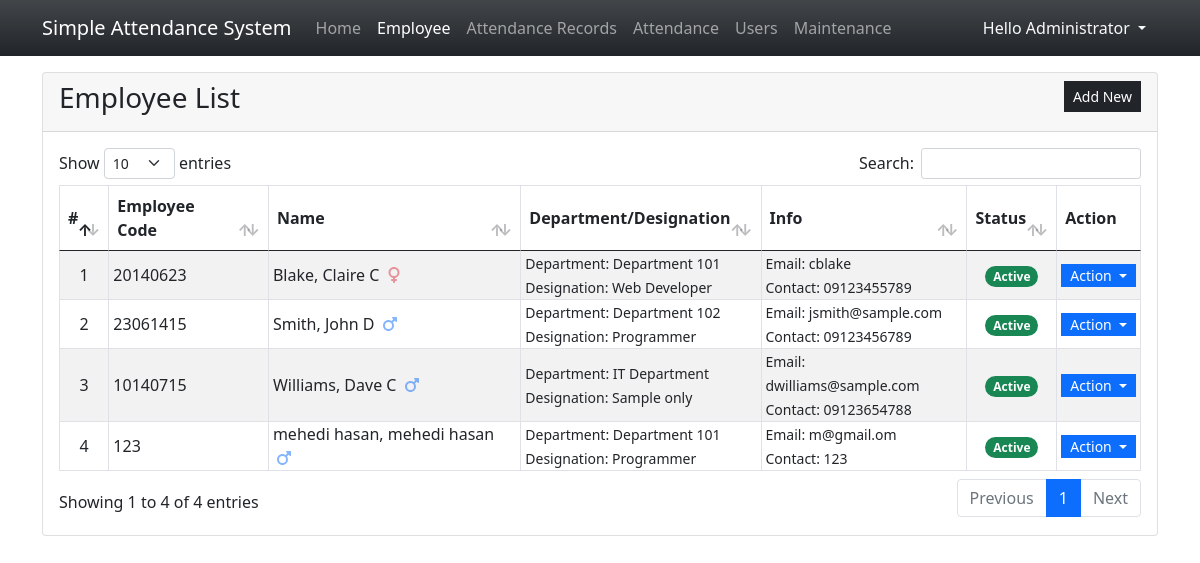
The page /?page=employees (signed in) on the database as committed earlier.
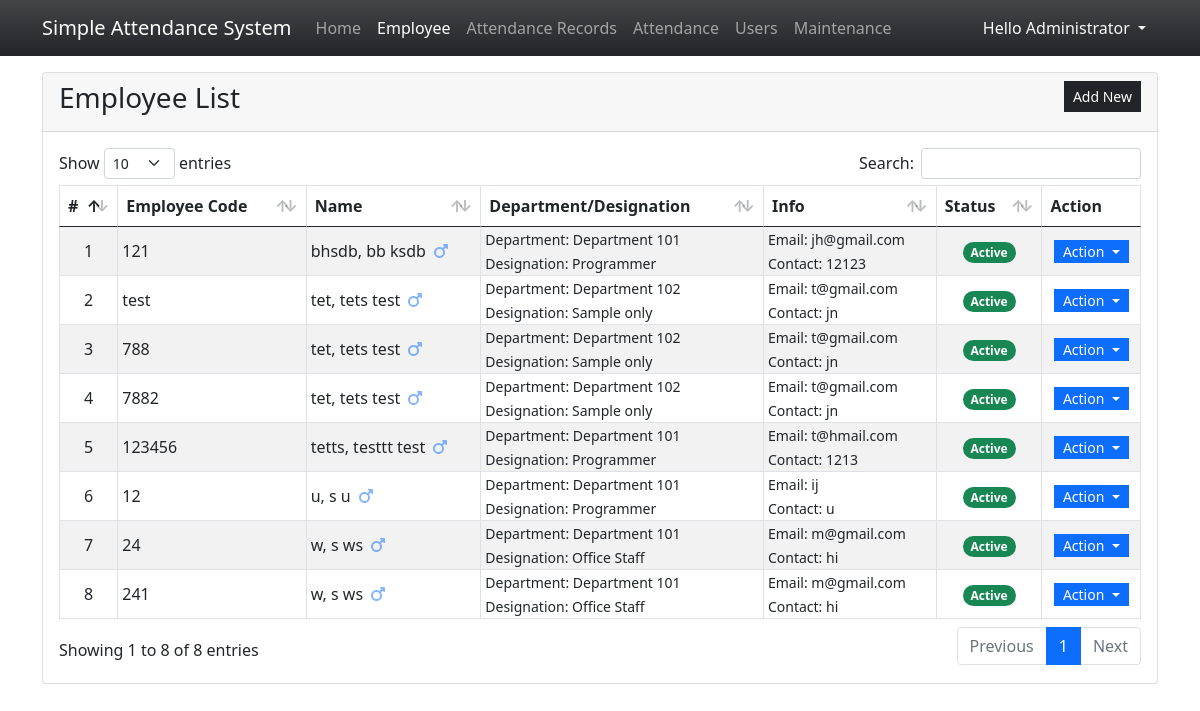
The same page on the database as committed later.
### tables this page shows
CREATE TABLE employee_list (
            `employee_id` INTEGER NOT NULL PRIMARY KEY AUTOINCREMENT,
            `employee_code` TEXT NOT NULL,
            `firstname` TEXT NOT NULL,
            `middlename` TEXT NULL,
            `lastname` TEXT NOT NULL,
            `gender` TEXT NOT NULL,
            `department_id` INTEGER NULL,
            `designation_id` INTEGER NULL,
            `contact` TEXT NOT NULL,
            `email` TEXT NOT NULL,
            `status` INTEGER NOT NULL DEFAULT 1,
            `date_created` TIMESTAMP DEFAULT CURRENT_TIMESTAMP,
            `date_updated` TIMESTAMP NULL, password varchar(255) NULL,
            FOREIGN KEY(`department_id`) REFERENCES `department_list`(`department_id`) ON DELETE SET NULL,
            FOREIGN KEY(`designation_id`) REFERENCES `designation_list`(`designation_id`) ON DELETE SET NULL
        );

CREATE TABLE department_list (
            `department_id` INTEGER NOT NULL PRIMARY KEY AUTOINCREMENT,
            `name` TEXT NOT NULL,
            `status` INTEGER NOT NULL DEFAULT 1,
            `date_created` TIMESTAMP DEFAULT CURRENT_TIMESTAMP
        );

CREATE TABLE designation_list (
            `designation_id` INTEGER NOT NULL PRIMARY KEY AUTOINCREMENT,
            `name` TEXT NOT NULL,
            `status` INTEGER NOT NULL DEFAULT 1,
            `date_created` TIMESTAMP DEFAULT CURRENT_TIMESTAMP
        );

### employees.php (the view, shortened to what this page needs)
<div class="card">
    <div class="card-header d-flex justify-content-between">
        <h3 class="card-title">Employee List</h3>
        <div class="card-tools align-middle">
            <button class="btn btn-dark btn-sm py-1 rounded-0" type="button" id="create_new">Add New</button>
        </div>
    </div>
    <div class="card-body">
        <table class="table table-hover table-striped table-bordered">
            <thead>
                <tr>
                    <th>#</th>
                    <th>Employee Code</th>
                    <th>Name</th>
                    <th>Department/Designation</th>
                    <th>Info</th>
                    <th>Status</th>
                    <th>Action</th>
                </tr>
            </thead>
            <tbody>
                <?php
                $sql = "SELECT e.*,(e.lastname || ', ' || e.firstname || ' ' || e.middlename) as `name`,d.name as dept, dd.name as desg FROM `employee_list`e INNER JOIN `department_list` d on e.department_id = d.department_id inner join `designation_list` dd on e.designation_id = dd.designation_id  order by `name` asc";
                $qry = $conn->query($sql);
                $i = 1;
                    while($row = $qry->fetchArray()):
                ?>
                <tr>
                    <td class="text-center p-0"><?php echo $i++; ?></td>
                    <td class="py-0 px-1"><?php echo $row['employee_code'] ?></td>
                    <td class="py-0 px-1"><?php echo $row['name'] ?>
                    <?php if($row['gender'] == "Male"): ?>
                        <span class="fa fa-mars mx-1 text-primary opacity-50" title="Male"></span>
                    <?php else: ?>
                        <span class="fa fa-venus mx-1 text-danger opacity-50" title="Female"></span>
                    <?php endif; ?>
                    </td>
                    <td class="py-0 px-1">
                        <small>Department: <?php echo $row['dept'] ?></small><br>
                        <small>Designation: <?php echo $row['desg'] ?></small>
                    </td>
                    <td class="py-0 px-1">
                        <small>Email: <?php echo $row['email'] ?></small><br>
                        <small>Contact: <?php echo $row['contact'] ?></small>
                    </td>
                    <td class="py-0 px-1 text-center">
                    <?php if($row['status'] == 1): ?>
                        <span class="badge bg-success rounded-pill">Active</span>
                    <?php else: ?>
                        <span class="badge bg-danger rounded-pill">Inactive</span>
                    <?php endif; ?>
                    </td>
                    <th class="text-center py-0 px-1">
                        <div class="btn-group" role="group">
                            <button id="btnGroupDrop1" type="button" class="btn btn-primary dropdown-toggle btn-sm rounded-0 py-0" data-bs-toggle="dropdown" aria-expanded="false">
                            Action
                            </button>
                        </div>
                    </th>
                </tr>
                <?php endwhile; ?>
            </tbody>
        </table>
    </div>
</div>

### index.php (shortened to what this page needs)
<?php
$page = isset($_GET['page']) ? $_GET['page'] : 'home';
?>
<!DOCTYPE html>
<html lang="en">
<head>
    <link rel="stylesheet" href="Font-Awesome-master/css/all.min.css">
    <link rel="stylesheet" href="css/bootstrap.min.css">
    <link rel="stylesheet" href="DataTable/assets/css/datatables.min.css">
</head>
<body>
    <main>
    <nav class="navbar navbar-expand-lg navbar-dark bg-dark bg-gradient" id="topNavBar">
        <div class="container">
            <a class="navbar-brand" href="#">
            Simple Attendance System
            </a>
            <div class="collapse navbar-collapse" id="navbarNav">
                <ul class="navbar-nav">
                    <li class="nav-item">
                        <a class="nav-link <?php echo ($page == 'home')? 'active' : '' ?>" aria-current="page" href="./">Home</a>
                    </li>
                    <li class="nav-item">
                        <a class="nav-link <?php echo ($page == 'employees')? 'active' : '' ?>" aria-current="page" href="./?page=employees">Employee</a>
                    </li>
                    <li class="nav-item">
                        <a class="nav-link <?php echo ($page == 'attendance_list')? 'active' : '' ?>" href="./?page=attendance_list">Attendance Records</a>
                    </li>
                    <li class="nav-item">
                        <a class="nav-link " href="./attendance.php" target="_blank">Attendance</a>
                    </li>
                    <?php if($_SESSION['type'] == 1): ?>
                    <li class="nav-item">
                        <a class="nav-link <?php echo ($page == 'users')? 'active' : '' ?>" aria-current="page" href="./?page=users">Users</a>
                    </li>
                    <li class="nav-item">
                        <a class="nav-link" href="./?page=maintenance">Maintenance</a>
                    </li>
                    <?php endif; ?>
                </ul>
            </div>
            <div>
            <div class="dropdown">
                <button class="btn btn-secondary dropdown-toggle bg-transparent  text-light border-0" type="button" id="dropdownMenuButton1" data-bs-toggle="dropdown" aria-expanded="false">
                    Hello <?php echo $_SESSION['fullname'] ?>
                </button>
            </div>
            </div>
        </div>
    </nav>
    <div class="container py-3" id="page-container">
        <?php
            include $page.'.php';
        ?>
    </div>
    </main>
</body>
</html>

### index.php (style rules this page uses)
html,body { height:100%; width:100%; }
main { height:100%; display:flex; flex-flow:column; }
#page-container { flex: 1 1 auto; overflow:auto; }
#topNavBar { flex: 0 1 auto; }

Rows that differ between the two databases and show on the page:
removed employee_list: employee_code "20140623", name "Blake, Claire C", gender "Female" (drawn), department.name "Department 101", designation.name "Web Developer", email "cblake", contact "09123455789", status "Active"
removed employee_list: employee_code "23061415", name "Smith, John D", gender "Male" (drawn), department.name "Department 102", designation.name "Programmer", email "jsmith@sample.com", contact "09123456789", status "Active"
removed employee_list: employee_code "10140715", name "Williams, Dave C", gender "Male" (drawn), department.name "IT Department", designation.name "Sample only", email "dwilliams@sample.com", contact "09123654788", status "Active"
removed employee_list: employee_code "123", name "mehedi hasan, mehedi hasan", gender "Male" (drawn), department.name "Department 101", designation.name "Programmer", email "m@gmail.om", contact "123", status "Active"
added employee_list: employee_code "121", name "bhsdb, bb ksdb", gender "Male" (drawn), department.name "Department 101", designation.name "Programmer", email "jh@gmail.com", contact "12123", status "Active"
added employee_list: employee_code "test", name "tet, tets test", gender "Male" (drawn), department.name "Department 102", designation.name "Sample only", email "t@gmail.com", contact "jn", status "Active"
added employee_list: employee_code "788", name "tet, tets test", gender "Male" (drawn), department.name "Department 102", designation.name "Sample only", email "t@gmail.com", contact "jn", status "Active"
added employee_list: employee_code "7882", name "tet, tets test", gender "Male" (drawn), department.name "Department 102", designation.name "Sample only", email "t@gmail.com", contact "jn", status "Active"
added employee_list: employee_code "123456", name "tetts, testtt test", gender "Male" (drawn), department.name "Department 101", designation.name "Programmer", email "t@hmail.com", contact "1213", status "Active"
added employee_list: employee_code "12", name "u, s u", gender "Male" (drawn), department.name "Department 101", designation.name "Programmer", email "ij", contact "u", status "Active"
added employee_list: employee_code "24", name "w, s ws", gender "Male" (drawn), department.name "Department 101", designation.name "Office Staff", email "m@gmail.com", contact "hi", status "Active"
added employee_list: employee_code "241", name "w, s ws", gender "Male" (drawn), department.name "Department 101", designation.name "Office Staff", email "m@gmail.com", contact "hi", status "Active"
Other text that changed with them:
text written by a page script: "Show entries Search: Showing 1 to 4 of 4 entries Previous 1 Next" → "Show entries Search: Showing 1 to 8 of 8 entries Previous 1 Next"
